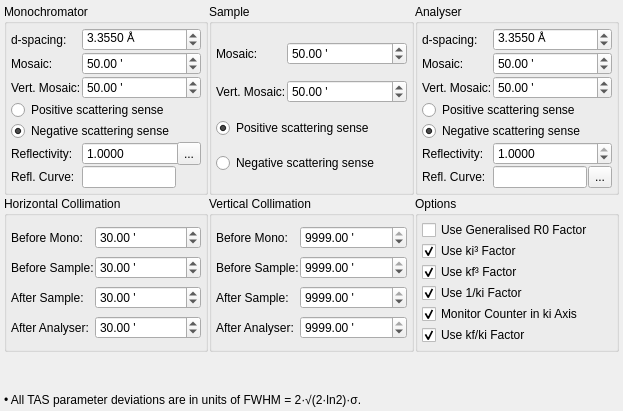
     <widget class="QWidget" name="tabTAS">
      <attribute name="title">
       <string>TAS</string>
      </attribute>
      <layout class="QGridLayout" name="gridLayout_2">
       <property name="margin">
        <number>4</number>
       </property>
       <property name="spacing">
        <number>1</number>
       </property>
       <item row="0" column="2">
        <widget class="QGroupBox" name="groupBox_2">
         <property name="sizePolicy">
          <sizepolicy hsizetype="Preferred" vsizetype="Preferred">
           <horstretch>1</horstretch>
           <verstretch>0</verstretch>
          </sizepolicy>
         </property>
         <property name="title">
          <string>Analyser</string>
         </property>
         <layout class="QGridLayout" name="gridLayout_36">
          <property name="margin">
           <number>4</number>
          </property>
          <property name="spacing">
           <number>1</number>
          </property>
          <item row="0" column="0">
           <widget class="QLabel" name="label_32">
            <property name="sizePolicy">
             <sizepolicy hsizetype="Fixed" vsizetype="Preferred">
              <horstretch>0</horstretch>
              <verstretch>0</verstretch>
             </sizepolicy>
            </property>
            <property name="text">
             <string>d-spacing:</string>
            </property>
           </widget>
          </item>
          <item row="1" column="0">
           <widget class="QLabel" name="label_33">
            <property name="sizePolicy">
             <sizepolicy hsizetype="Fixed" vsizetype="Preferred">
              <horstretch>0</horstretch>
              <verstretch>0</verstretch>
             </sizepolicy>
            </property>
            <property name="text">
             <string>Mosaic:</string>
            </property>
           </widget>
          </item>
          <item row="2" column="0">
           <widget class="QLabel" name="label_33b">
            <property name="sizePolicy">
             <sizepolicy hsizetype="Fixed" vsizetype="Preferred">
              <horstretch>0</horstretch>
              <verstretch>0</verstretch>
             </sizepolicy>
            </property>
            <property name="text">
             <string>Vert. Mosaic:</string>
            </property>
           </widget>
          </item>
          <item row="5" column="0">
           <widget class="QLabel" name="label_34">
            <property name="text">
             <string>Reflectivity:</string>
            </property>
           </widget>
          </item>
          <item row="6" column="0">
           <widget class="QLabel" name="label_17">
            <property name="text">
             <string>Refl. Curve:</string>
            </property>
           </widget>
          </item>
          <item row="6" column="1">
           <widget class="QLineEdit" name="editAnaEffic"/>
          </item>
          <item row="6" column="2">
           <widget class="QToolButton" name="btnAnaEffic">
            <property name="sizePolicy">
             <sizepolicy hsizetype="Fixed" vsizetype="Preferred">
              <horstretch>0</horstretch>
              <verstretch>0</verstretch>
             </sizepolicy>
            </property>
            <property name="toolTip">
             <string>Browse for reflectivity files.</string>
            </property>
            <property name="text">
             <string>...</string>
            </property>
           </widget>
          </item>
          <item row="5" column="1" colspan="2">
           <widget class="QDoubleSpinBox" name="spinAnaEffic">
            <property name="decimals">
             <number>4</number>
            </property>
            <property name="maximum">
             <double>1.000000000000000</double>
            </property>
            <property name="singleStep">
             <double>0.010000000000000</double>
            </property>
            <property name="value">
             <double>1.000000000000000</double>
            </property>
           </widget>
          </item>
          <item row="4" column="0" colspan="3">
           <widget class="QRadioButton" name="radioAnaScatterMinus">
            <property name="text">
             <string>Negative scattering sense</string>
            </property>
            <property name="checked">
             <bool>true</bool>
            </property>
           </widget>
          </item>
          <item row="3" column="0" colspan="3">
           <widget class="QRadioButton" name="radioAnaScatterPlus">
            <property name="text">
             <string>Positive scattering sense</string>
            </property>
            <property name="checked">
             <bool>false</bool>
            </property>
           </widget>
          </item>
          <item row="2" column="1" colspan="2">
           <widget class="QDoubleSpinBox" name="spinAnaMosaicV">
            <property name="suffix">
             <string> '</string>
            </property>
            <property name="decimals">
             <number>2</number>
            </property>
            <property name="maximum">
             <double>999.000000000000000</double>
            </property>
            <property name="value">
             <double>50.000000000000000</double>
            </property>
           </widget>
          </item>
          <item row="1" column="1" colspan="2">
           <widget class="QDoubleSpinBox" name="spinAnaMosaic">
            <property name="suffix">
             <string> '</string>
            </property>
            <property name="decimals">
             <number>2</number>
            </property>
            <property name="maximum">
             <double>999.000000000000000</double>
            </property>
            <property name="value">
             <double>50.000000000000000</double>
            </property>
           </widget>
          </item>
          <item row="0" column="1" colspan="2">
           <widget class="QDoubleSpinBox" name="spinAnad">
            <property name="suffix">
             <string> Å</string>
            </property>
            <property name="decimals">
             <number>4</number>
            </property>
            <property name="singleStep">
             <double>0.050000000000000</double>
            </property>
            <property name="value">
             <double>3.355000000000000</double>
            </property>
           </widget>
          </item>
         </layout>
        </widget>
       </item>
       <item row="1" column="0">
        <widget class="QGroupBox" name="groupBox_5">
         <property name="sizePolicy">
          <sizepolicy hsizetype="Preferred" vsizetype="Preferred">
           <horstretch>0</horstretch>
           <verstretch>0</verstretch>
          </sizepolicy>
         </property>
         <property name="title">
          <string>Horizontal Collimation</string>
         </property>
         <layout class="QGridLayout" name="gridLayout_39">
          <property name="margin">
           <number>4</number>
          </property>
          <property name="spacing">
           <number>1</number>
          </property>
          <item row="0" column="0">
           <widget class="QLabel" name="label_22">
            <property name="sizePolicy">
             <sizepolicy hsizetype="Fixed" vsizetype="Preferred">
              <horstretch>0</horstretch>
              <verstretch>0</verstretch>
             </sizepolicy>
            </property>
            <property name="text">
             <string>Before Mono:</string>
            </property>
           </widget>
          </item>
          <item row="0" column="1" colspan="2">
           <widget class="QDoubleSpinBox" name="spinHCollMono">
            <property name="suffix">
             <string> '</string>
            </property>
            <property name="maximum">
             <double>9999.000000000000000</double>
            </property>
            <property name="value">
             <double>30.000000000000000</double>
            </property>
           </widget>
          </item>
          <item row="1" column="0">
           <widget class="QLabel" name="label_23">
            <property name="sizePolicy">
             <sizepolicy hsizetype="Fixed" vsizetype="Preferred">
              <horstretch>0</horstretch>
              <verstretch>0</verstretch>
             </sizepolicy>
            </property>
            <property name="text">
             <string>Before Sample:</string>
            </property>
           </widget>
          </item>
          <item row="1" column="1" colspan="2">
           <widget class="QDoubleSpinBox" name="spinHCollBSample">
            <property name="suffix">
             <string> '</string>
            </property>
            <property name="maximum">
             <double>9999.000000000000000</double>
            </property>
            <property name="value">
             <double>30.000000000000000</double>
            </property>
           </widget>
          </item>
          <item row="2" column="0">
           <widget class="QLabel" name="label_24">
            <property name="sizePolicy">
             <sizepolicy hsizetype="Fixed" vsizetype="Preferred">
              <horstretch>0</horstretch>
              <verstretch>0</verstretch>
             </sizepolicy>
            </property>
            <property name="text">
             <string>After Sample:</string>
            </property>
           </widget>
          </item>
          <item row="2" column="1" colspan="2">
           <widget class="QDoubleSpinBox" name="spinHCollASample">
            <property name="suffix">
             <string> '</string>
            </property>
            <property name="maximum">
             <double>9999.000000000000000</double>
            </property>
            <property name="value">
             <double>30.000000000000000</double>
            </property>
           </widget>
          </item>
          <item row="3" column="0">
           <widget class="QLabel" name="label_25">
            <property name="sizePolicy">
             <sizepolicy hsizetype="Fixed" vsizetype="Preferred">
              <horstretch>0</horstretch>
              <verstretch>0</verstretch>
             </sizepolicy>
            </property>
            <property name="text">
             <string>After Analyser:</string>
            </property>
           </widget>
          </item>
          <item row="3" column="1" colspan="2">
           <widget class="QDoubleSpinBox" name="spinHCollAna">
            <property name="suffix">
             <string> '</string>
            </property>
            <property name="maximum">
             <double>9999.000000000000000</double>
            </property>
            <property name="value">
             <double>30.000000000000000</double>
            </property>
           </widget>
          </item>
         </layout>
        </widget>
       </item>
       <item row="0" column="0">
        <widget class="QGroupBox" name="groupBox">
         <property name="sizePolicy">
          <sizepolicy hsizetype="Preferred" vsizetype="Preferred">
           <horstretch>1</horstretch>
           <verstretch>0</verstretch>
          </sizepolicy>
         </property>
         <property name="title">
          <string>Monochromator</string>
         </property>
         <layout class="QGridLayout" name="gridLayout_34">
          <property name="margin">
           <number>4</number>
          </property>
          <property name="spacing">
           <number>1</number>
          </property>
          <item row="0" column="0">
           <widget class="QLabel" name="label_29">
            <property name="sizePolicy">
             <sizepolicy hsizetype="Fixed" vsizetype="Preferred">
              <horstretch>0</horstretch>
              <verstretch>0</verstretch>
             </sizepolicy>
            </property>
            <property name="text">
             <string>d-spacing:</string>
            </property>
           </widget>
          </item>
          <item row="2" column="0">
           <widget class="QLabel" name="label_29b">
            <property name="sizePolicy">
             <sizepolicy hsizetype="Fixed" vsizetype="Preferred">
              <horstretch>0</horstretch>
              <verstretch>0</verstretch>
             </sizepolicy>
            </property>
            <property name="text">
             <string>Vert. Mosaic:</string>
            </property>
           </widget>
          </item>
          <item row="1" column="0">
           <widget class="QLabel" name="label_30">
            <property name="sizePolicy">
             <sizepolicy hsizetype="Fixed" vsizetype="Preferred">
              <horstretch>0</horstretch>
              <verstretch>0</verstretch>
             </sizepolicy>
            </property>
            <property name="text">
             <string>Mosaic:</string>
            </property>
           </widget>
          </item>
          <item row="5" column="0">
           <widget class="QLabel" name="label_31">
            <property name="text">
             <string>Reflectivity:</string>
            </property>
           </widget>
          </item>
          <item row="6" column="0">
           <widget class="QLabel" name="label_16">
            <property name="text">
             <string>Refl. Curve:</string>
            </property>
           </widget>
          </item>
          <item row="6" column="1">
           <widget class="QLineEdit" name="editMonoRefl">
            <property name="sizePolicy">
             <sizepolicy hsizetype="Expanding" vsizetype="Fixed">
              <horstretch>0</horstretch>
              <verstretch>0</verstretch>
             </sizepolicy>
            </property>
           </widget>
          </item>
          <item row="5" column="1" colspan="2">
           <widget class="QDoubleSpinBox" name="spinMonoRefl">
            <property name="decimals">
             <number>4</number>
            </property>
            <property name="maximum">
             <double>1.000000000000000</double>
            </property>
            <property name="singleStep">
             <double>0.010000000000000</double>
            </property>
            <property name="value">
             <double>1.000000000000000</double>
            </property>
           </widget>
          </item>
          <item row="4" column="0" colspan="3">
           <widget class="QRadioButton" name="radioMonoScatterMinus">
            <property name="text">
             <string>Negative scattering sense</string>
            </property>
            <property name="checked">
             <bool>true</bool>
            </property>
           </widget>
          </item>
          <item row="3" column="0" colspan="3">
           <widget class="QRadioButton" name="radioMonoScatterPlus">
            <property name="text">
             <string>Positive scattering sense</string>
            </property>
            <property name="checked">
             <bool>false</bool>
            </property>
           </widget>
          </item>
          <item row="2" column="1" colspan="2">
           <widget class="QDoubleSpinBox" name="spinMonoMosaicV">
            <property name="suffix">
             <string> '</string>
            </property>
            <property name="decimals">
             <number>2</number>
            </property>
            <property name="maximum">
             <double>999.000000000000000</double>
            </property>
            <property name="value">
             <double>50.000000000000000</double>
            </property>
           </widget>
          </item>
          <item row="1" column="1" colspan="2">
           <widget class="QDoubleSpinBox" name="spinMonoMosaic">
            <property name="suffix">
             <string> '</string>
            </property>
            <property name="decimals">
             <number>2</number>
            </property>
            <property name="maximum">
             <double>999.000000000000000</double>
            </property>
            <property name="value">
             <double>50.000000000000000</double>
            </property>
           </widget>
          </item>
          <item row="0" column="1" colspan="2">
           <widget class="QDoubleSpinBox" name="spinMonod">
            <property name="suffix">
             <string> Å</string>
            </property>
            <property name="decimals">
             <number>4</number>
            </property>
            <property name="singleStep">
             <double>0.050000000000000</double>
            </property>
            <property name="value">
             <double>3.355000000000000</double>
            </property>
           </widget>
          </item>
          <item row="5" column="2">
           <widget class="QToolButton" name="btnMonoRefl">
            <property name="sizePolicy">
             <sizepolicy hsizetype="Fixed" vsizetype="Preferred">
              <horstretch>0</horstretch>
              <verstretch>0</verstretch>
             </sizepolicy>
            </property>
            <property name="toolTip">
             <string>Browse for reflectivity files.</string>
            </property>
            <property name="text">
             <string>...</string>
            </property>
           </widget>
          </item>
         </layout>
        </widget>
       </item>
       <item row="2" column="0" colspan="3">
        <spacer name="verticalSpacer_3">
         <property name="orientation">
          <enum>Qt::Vertical</enum>
         </property>
         <property name="sizeHint" stdset="0">
          <size>
           <width>20</width>
           <height>40</height>
          </size>
         </property>
        </spacer>
       </item>
       <item row="1" column="2">
        <widget class="QGroupBox" name="groupBox_28">
         <property name="sizePolicy">
          <sizepolicy hsizetype="Preferred" vsizetype="Preferred">
           <horstretch>0</horstretch>
           <verstretch>0</verstretch>
          </sizepolicy>
         </property>
         <property name="title">
          <string>Options</string>
         </property>
         <layout class="QGridLayout" name="gridLayout_37">
          <property name="margin">
           <number>4</number>
          </property>
          <property name="spacing">
           <number>1</number>
          </property>
          <item row="0" column="0">
           <widget class="QCheckBox" name="checkUseGeneralR0">
            <property name="toolTip">
             <string>Use generalised R0 calculation method. Should normally be left unchecked.</string>
            </property>
            <property name="text">
             <string>Use Generalised R0 Factor</string>
            </property>
            <property name="checked">
             <bool>false</bool>
            </property>
           </widget>
          </item>
          <item row="1" column="0">
           <widget class="QCheckBox" name="checkUseKi3">
            <property name="toolTip">
             <string>Monochromator factor. Not needed if a monitor counter is used in the ki axis.</string>
            </property>
            <property name="text">
             <string>Use ki³ Factor</string>
            </property>
            <property name="checked">
             <bool>true</bool>
            </property>
           </widget>
          </item>
          <item row="2" column="0">
           <widget class="QCheckBox" name="checkUseKf3">
            <property name="toolTip">
             <string>Analyser factor. Not needed for kf=const mode.</string>
            </property>
            <property name="text">
             <string>Use kf³ Factor</string>
            </property>
            <property name="checked">
             <bool>true</bool>
            </property>
           </widget>
          </item>
          <item row="3" column="0">
           <widget class="QCheckBox" name="checkUseKi">
            <property name="toolTip">
             <string>Monitor factor. In kf=const mode, this and the kf/ki factor cancel out, and are not needed.</string>
            </property>
            <property name="text">
             <string>Use 1/ki Factor</string>
            </property>
            <property name="checked">
             <bool>true</bool>
            </property>
           </widget>
          </item>
          <item row="4" column="0">
           <widget class="QCheckBox" name="checkUseMonitor">
            <property name="toolTip">
             <string>Normalise R0 to the incoming resolution volume.</string>
            </property>
            <property name="text">
             <string>Monitor Counter in ki Axis</string>
            </property>
            <property name="checked">
             <bool>true</bool>
            </property>
           </widget>
          </item>
          <item row="5" column="0">
           <widget class="QCheckBox" name="checkUseKfKi">
            <property name="toolTip">
             <string>Factor in conversion from dynamical structure factor S(Q,E) to double-differential scattering cross-section. Not needed if a monitor counter is used in the ki axis.</string>
            </property>
            <property name="text">
             <string>Use kf/ki Factor</string>
            </property>
            <property name="checked">
             <bool>true</bool>
            </property>
           </widget>
          </item>
         </layout>
        </widget>
       </item>
       <item row="1" column="1">
        <widget class="QGroupBox" name="groupBox_6">
         <property name="sizePolicy">
          <sizepolicy hsizetype="Preferred" vsizetype="Preferred">
           <horstretch>0</horstretch>
           <verstretch>0</verstretch>
          </sizepolicy>
         </property>
         <property name="title">
          <string>Vertical Collimation</string>
         </property>
         <layout class="QGridLayout" name="gridLayout_38">
          <property name="margin">
           <number>4</number>
          </property>
          <property name="spacing">
           <number>1</number>
          </property>
          <item row="0" column="0">
           <widget class="QLabel" name="label_35">
            <property name="sizePolicy">
             <sizepolicy hsizetype="Fixed" vsizetype="Preferred">
              <horstretch>0</horstretch>
              <verstretch>0</verstretch>
             </sizepolicy>
            </property>
            <property name="text">
             <string>Before Mono:</string>
            </property>
           </widget>
          </item>
          <item row="0" column="1">
           <widget class="QDoubleSpinBox" name="spinVCollMono">
            <property name="suffix">
             <string> '</string>
            </property>
            <property name="maximum">
             <double>9999.000000000000000</double>
            </property>
            <property name="value">
             <double>9999.000000000000000</double>
            </property>
           </widget>
          </item>
          <item row="1" column="0">
           <widget class="QLabel" name="label_36">
            <property name="sizePolicy">
             <sizepolicy hsizetype="Fixed" vsizetype="Preferred">
              <horstretch>0</horstretch>
              <verstretch>0</verstretch>
             </sizepolicy>
            </property>
            <property name="text">
             <string>Before Sample:</string>
            </property>
           </widget>
          </item>
          <item row="1" column="1">
           <widget class="QDoubleSpinBox" name="spinVCollBSample">
            <property name="suffix">
             <string> '</string>
            </property>
            <property name="maximum">
             <double>9999.000000000000000</double>
            </property>
            <property name="value">
             <double>9999.000000000000000</double>
            </property>
           </widget>
          </item>
          <item row="2" column="0">
           <widget class="QLabel" name="label_37">
            <property name="sizePolicy">
             <sizepolicy hsizetype="Fixed" vsizetype="Preferred">
              <horstretch>0</horstretch>
              <verstretch>0</verstretch>
             </sizepolicy>
            </property>
            <property name="text">
             <string>After Sample:</string>
            </property>
           </widget>
          </item>
          <item row="2" column="1">
           <widget class="QDoubleSpinBox" name="spinVCollASample">
            <property name="suffix">
             <string> '</string>
            </property>
            <property name="maximum">
             <double>9999.000000000000000</double>
            </property>
            <property name="value">
             <double>9999.000000000000000</double>
            </property>
           </widget>
          </item>
          <item row="3" column="0">
           <widget class="QLabel" name="label_38">
            <property name="sizePolicy">
             <sizepolicy hsizetype="Fixed" vsizetype="Preferred">
              <horstretch>0</horstretch>
              <verstretch>0</verstretch>
             </sizepolicy>
            </property>
            <property name="text">
             <string>After Analyser:</string>
            </property>
           </widget>
          </item>
          <item row="3" column="1">
           <widget class="QDoubleSpinBox" name="spinVCollAna">
            <property name="suffix">
             <string> '</string>
            </property>
            <property name="maximum">
             <double>9999.000000000000000</double>
            </property>
            <property name="value">
             <double>9999.000000000000000</double>
            </property>
           </widget>
          </item>
         </layout>
        </widget>
       </item>
       <item row="0" column="1">
        <widget class="QGroupBox" name="groupBox_3">
         <property name="sizePolicy">
          <sizepolicy hsizetype="Preferred" vsizetype="Preferred">
           <horstretch>1</horstretch>
           <verstretch>0</verstretch>
          </sizepolicy>
         </property>
         <property name="title">
          <string>Sample</string>
         </property>
         <layout class="QGridLayout" name="gridLayout_35">
          <property name="margin">
           <number>4</number>
          </property>
          <property name="spacing">
           <number>1</number>
          </property>
          <item row="0" column="0">
           <widget class="QLabel" name="label_28">
            <property name="sizePolicy">
             <sizepolicy hsizetype="Fixed" vsizetype="Preferred">
              <horstretch>0</horstretch>
              <verstretch>0</verstretch>
             </sizepolicy>
            </property>
            <property name="text">
             <string>Mosaic:</string>
            </property>
           </widget>
          </item>
          <item row="1" column="0">
           <widget class="QLabel" name="label_38b">
            <property name="sizePolicy">
             <sizepolicy hsizetype="Fixed" vsizetype="Preferred">
              <horstretch>0</horstretch>
              <verstretch>0</verstretch>
             </sizepolicy>
            </property>
            <property name="text">
             <string>Vert. Mosaic:</string>
            </property>
           </widget>
          </item>
          <item row="0" column="1" colspan="2">
           <widget class="QDoubleSpinBox" name="spinSampleMosaic">
            <property name="suffix">
             <string> '</string>
            </property>
            <property name="decimals">
             <number>2</number>
            </property>
            <property name="maximum">
             <double>999.000000000000000</double>
            </property>
            <property name="value">
             <double>50.000000000000000</double>
            </property>
           </widget>
          </item>
          <item row="1" column="1" colspan="2">
           <widget class="QDoubleSpinBox" name="spinSampleMosaicV">
            <property name="suffix">
             <string> '</string>
            </property>
            <property name="decimals">
             <number>2</number>
            </property>
            <property name="maximum">
             <double>999</double>
            </property>
            <property name="value">
             <double>50</double>
            </property>
           </widget>
          </item>
          <item row="2" column="0" colspan="3">
           <widget class="QRadioButton" name="radioSampleScatterPlus">
            <property name="text">
             <string>Positive scattering sense</string>
            </property>
            <property name="checked">
             <bool>true</bool>
            </property>
           </widget>
          </item>
          <item row="3" column="0" colspan="3">
           <widget class="QRadioButton" name="radioSampleScatterMinus">
            <property name="text">
             <string>Negative scattering sense</string>
            </property>
           </widget>
          </item>
         </layout>
        </widget>
       </item>
       <item row="3" column="0" colspan="3">
        <widget class="QLabel" name="label_14">
         <property name="text">
          <string>• All TAS parameter deviations are in units of FWHM = 2·√(2·ln2)·σ.</string>
         </property>
        </widget>
       </item>
      </layout>
     </widget>
